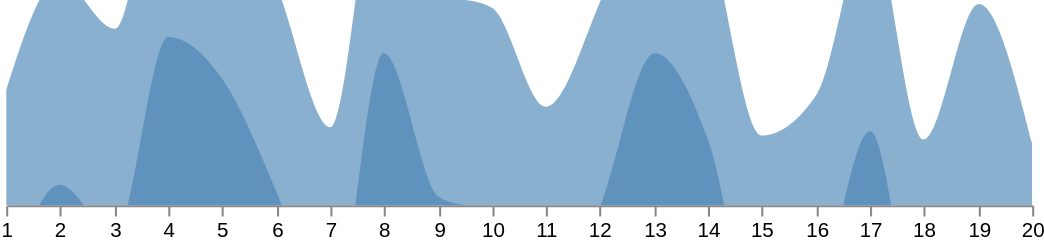

Express this chart as Vega-Lite.
### Vega specification from a JSON file in a GitHub repository (floating-point values rounded to 4 significant figures)
{"$schema": "https://vega.github.io/schema/vega/v4.json", "width": 500, "height": 100, "signals": [{"name": "layers", "value": 2, "on": [{"events": "mousedown!", "update": "1 + (layers % 4)"}], "bind": {"input": "select", "options": [1, 2, 3, 4]}}, {"name": "height", "update": "floor(200 / layers)"}, {"name": "vheight", "update": "height * layers"}, {"name": "opacity", "update": "pow(layers, -2/3)"}], "data": [{"name": "layer_indices", "values": [0, 1, 2, 3], "transform": [{"type": "filter", "expr": "datum.data < layers"}, {"type": "formula", "expr": "datum.data * -height", "as": "offset"}]}, {"name": "table", "values": [{"x": 1, "y": 28}, {"x": 2, "y": 55}, {"x": 3, "y": 43}, {"x": 4, "y": 91}, {"x": 5, "y": 81}, {"x": 6, "y": 53}, {"x": 7, "y": 19}, {"x": 8, "y": 87}, {"x": 9, "y": 52}, {"x": 10, "y": 48}, {"x": 11, "y": 24}, {"x": 12, "y": 49}, {"x": 13, "y": 87}, {"x": 14, "y": 66}, {"x": 15, "y": 17}, {"x": 16, "y": 27}, {"x": 17, "y": 68}, {"x": 18, "y": 16}, {"x": 19, "y": 49}, {"x": 20, "y": 15}]}], "scales": [{"name": "x", "type": "linear", "range": "width", "zero": false, "round": true, "domain": {"data": "table", "field": "x"}}, {"name": "y", "type": "linear", "range": [{"signal": "vheight"}, 0], "nice": true, "zero": true, "domain": {"data": "table", "field": "y"}}], "axes": [{"orient": "bottom", "scale": "x", "tickCount": 20}], "marks": [{"type": "group", "encode": {"update": {"width": {"field": {"group": "width"}}, "height": {"field": {"group": "height"}}, "clip": {"value": true}}}, "marks": [{"type": "group", "from": {"data": "layer_indices"}, "encode": {"update": {"y": {"field": "offset"}}}, "marks": [{"type": "area", "from": {"data": "table"}, "encode": {"enter": {"interpolate": {"value": "monotone"}, "x": {"scale": "x", "field": "x"}, "fill": {"value": "steelblue"}}, "update": {"y": {"scale": "y", "field": "y"}, "y2": {"scale": "y", "value": 0}, "fillOpacity": {"signal": "opacity"}}}}]}]}]}
